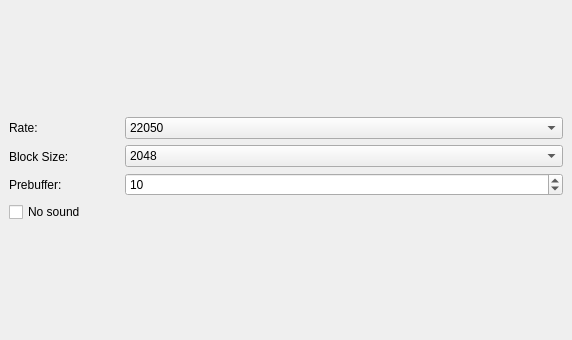
         <widget class="QWidget" name="pageMixer" >
          <property name="geometry" >
           <rect>
            <x>0</x>
            <y>0</y>
            <width>572</width>
            <height>340</height>
           </rect>
          </property>
          <attribute name="label" >
           <string>Mixer</string>
          </attribute>
          <layout class="QGridLayout" >
           <property name="leftMargin" >
            <number>9</number>
           </property>
           <property name="topMargin" >
            <number>9</number>
           </property>
           <property name="rightMargin" >
            <number>9</number>
           </property>
           <property name="bottomMargin" >
            <number>9</number>
           </property>
           <property name="horizontalSpacing" >
            <number>6</number>
           </property>
           <property name="verticalSpacing" >
            <number>6</number>
           </property>
           <item row="0" column="0" >
            <layout class="QGridLayout" >
             <property name="leftMargin" >
              <number>0</number>
             </property>
             <property name="topMargin" >
              <number>0</number>
             </property>
             <property name="rightMargin" >
              <number>0</number>
             </property>
             <property name="bottomMargin" >
              <number>0</number>
             </property>
             <property name="horizontalSpacing" >
              <number>6</number>
             </property>
             <property name="verticalSpacing" >
              <number>6</number>
             </property>
             <item row="1" column="0" >
              <widget class="QCheckBox" name="chkBoxMixerNoSound" >
               <property name="minimumSize" >
                <size>
                 <width>110</width>
                 <height>0</height>
                </size>
               </property>
               <property name="maximumSize" >
                <size>
                 <width>110</width>
                 <height>16777215</height>
                </size>
               </property>
               <property name="text" >
                <string>No sound</string>
               </property>
              </widget>
             </item>
             <item row="0" column="1" >
              <layout class="QGridLayout" >
               <property name="leftMargin" >
                <number>0</number>
               </property>
               <property name="topMargin" >
                <number>0</number>
               </property>
               <property name="rightMargin" >
                <number>0</number>
               </property>
               <property name="bottomMargin" >
                <number>0</number>
               </property>
               <property name="horizontalSpacing" >
                <number>6</number>
               </property>
               <property name="verticalSpacing" >
                <number>6</number>
               </property>
               <item row="1" column="0" >
                <widget class="QComboBox" name="cbxMixerBlockSize" >
                 <property name="currentIndex" >
                  <number>1</number>
                 </property>
                 <item>
                  <property name="text" >
                   <string>1024</string>
                  </property>
                 </item>
                 <item>
                  <property name="text" >
                   <string>2048</string>
                  </property>
                 </item>
                 <item>
                  <property name="text" >
                   <string>4096</string>
                  </property>
                 </item>
                </widget>
               </item>
               <item row="2" column="0" >
                <widget class="QSpinBox" name="spBoxPrebuffer" >
                 <property name="maximum" >
                  <number>999</number>
                 </property>
                 <property name="value" >
                  <number>10</number>
                 </property>
                </widget>
               </item>
               <item row="0" column="0" >
                <widget class="QComboBox" name="cbxMixerRate" >
                 <property name="currentIndex" >
                  <number>1</number>
                 </property>
                 <item>
                  <property name="text" >
                   <string>11050</string>
                  </property>
                 </item>
                 <item>
                  <property name="text" >
                   <string>22050</string>
                  </property>
                 </item>
                 <item>
                  <property name="text" >
                   <string>44100</string>
                  </property>
                 </item>
                </widget>
               </item>
              </layout>
             </item>
             <item row="0" column="0" >
              <layout class="QGridLayout" >
               <property name="leftMargin" >
                <number>0</number>
               </property>
               <property name="topMargin" >
                <number>0</number>
               </property>
               <property name="rightMargin" >
                <number>0</number>
               </property>
               <property name="bottomMargin" >
                <number>0</number>
               </property>
               <property name="horizontalSpacing" >
                <number>6</number>
               </property>
               <property name="verticalSpacing" >
                <number>6</number>
               </property>
               <item row="1" column="0" >
                <widget class="QLabel" name="label_3" >
                 <property name="minimumSize" >
                  <size>
                   <width>110</width>
                   <height>0</height>
                  </size>
                 </property>
                 <property name="maximumSize" >
                  <size>
                   <width>110</width>
                   <height>16777215</height>
                  </size>
                 </property>
                 <property name="text" >
                  <string>Block Size:</string>
                 </property>
                 <property name="buddy" >
                  <cstring>cbxMixerBlockSize</cstring>
                 </property>
                </widget>
               </item>
               <item row="0" column="0" >
                <widget class="QLabel" name="label_2" >
                 <property name="minimumSize" >
                  <size>
                   <width>110</width>
                   <height>0</height>
                  </size>
                 </property>
                 <property name="maximumSize" >
                  <size>
                   <width>110</width>
                   <height>16777215</height>
                  </size>
                 </property>
                 <property name="text" >
                  <string>Rate:</string>
                 </property>
                 <property name="buddy" >
                  <cstring>cbxMixerRate</cstring>
                 </property>
                </widget>
               </item>
               <item row="2" column="0" >
                <widget class="QLabel" name="label_4" >
                 <property name="minimumSize" >
                  <size>
                   <width>110</width>
                   <height>0</height>
                  </size>
                 </property>
                 <property name="maximumSize" >
                  <size>
                   <width>110</width>
                   <height>16777215</height>
                  </size>
                 </property>
                 <property name="text" >
                  <string>Prebuffer:</string>
                 </property>
                 <property name="buddy" >
                  <cstring>spBoxPrebuffer</cstring>
                 </property>
                </widget>
               </item>
              </layout>
             </item>
            </layout>
           </item>
          </layout>
         </widget>
